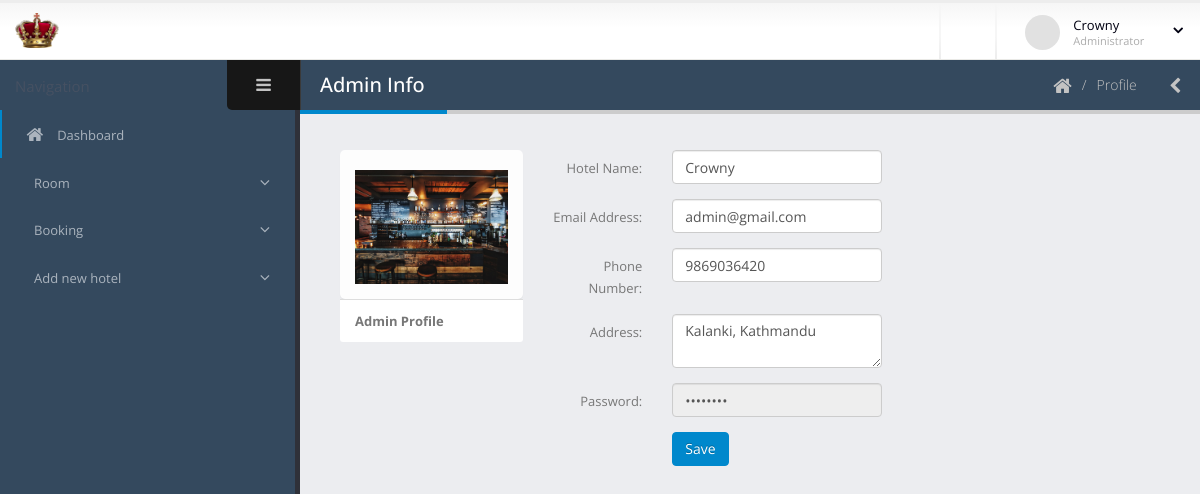
/dashboard/profile.php (signed in), run on the app's committed database.
### tables this page shows
CREATE TABLE `hotel_info` (
  `id` int NOT NULL,
  `hotel_name` varchar(255) DEFAULT NULL,
  `email` varchar(255) DEFAULT NULL,
  `phone` varchar(20) DEFAULT NULL,
  `address` varchar(200) DEFAULT NULL,
  `location` int NOT NULL,
  `logo` varchar(500) DEFAULT NULL,
  `password` varchar(200) DEFAULT NULL,
  `approve_status` int NOT NULL DEFAULT '0' COMMENT '0-not approve,1-approve ',
  `role` int DEFAULT NULL COMMENT '1 = restaurant, 2 = customer '
);

### dashboard/profile.php (the view, shortened to what this page needs)
<?php include 'template/header.php';
?>
<body>
  <?php include 'template/top-bar.php'; ?>
  <div class="inner-wrapper">
    <?php include 'template/left-bar.php'; ?>
    <section role="main" class="content-body">
      <header class="page-header">
        <h2>Admin Info</h2>
        <div class="right-wrapper pull-right">
          <ol class="breadcrumbs">
            <li>
              <a href="index.php">
                <i class="fa fa-home"></i>
              </a>
            </li>
            <li><span>Profile</span></li>
          </ol>
          <a class="sidebar-right-toggle" data-open="sidebar-right"><i class="fa fa-chevron-left"></i></a>
        </div>
      </header>
      <section>
        <?php
        $con = connect();
        $res_id = $_SESSION['id'];
        $sql = "SELECT * FROM `hotel_info` where id = '$res_id';";
        $result = $con->query($sql);
        $row = mysqli_fetch_assoc($result);
        ?>
        <div class="contanier">
          <div class="row">
            <div class="col-lg-3">
              <div class="panel panel-default">
                <div class="panel-body">
                  <div id="image-container " class="stretch">
                    <img title="profile image" data-target="#logomodal" data-toggle="modal"
                      src="assets\images\cover.jpg">
                  </div>
                </div>
                <ul class="list-group">
                  <li class="list-group-item text-centre"><span><strong>Admin Profile</strong></span>
                  </li>
                </ul>
              </div>
            </div>
            <div class="col-lg-9">
              <form class="form-horizontal" method="POST" action="profile.php">
                <div class="row">
                  <div class="form-group">
                    <div class="col-md-7">
                      <label class="col-md-4 control-label" for="Fname">Hotel Name:</label>
                      <div class="col-md-8">
                        <input type="text" name="fullname" class="form-control" required=""
                          placeholder="Restaurant Name" value="<?php echo $row['hotel_name']; ?>">
                      </div>
                    </div>
                  </div>
                  <div class="form-group">
                    <div class="col-md-7">
                      <label class="col-md-4 control-label" for="Lname">Email Address:</label>
                      <div class="col-md-8">
                        <input type="email" name="email" class="form-control" required="" placeholder="Restaurant Email"
                          value="<?php echo $row['email']; ?>">
                      </div>
                    </div>
                  </div>
                  <div class="form-group">
                    <div class="col-md-7">
                      <label class="col-md-4 control-label" for="Mname">Phone Number:</label>
                      <div class="col-md-8">
                        <input type="text" name="phone" class="form-control" required="" placeholder="Restaurant Phone"
                          value="<?php echo $row['phone']; ?>">
                      </div>
                    </div>
                  </div>
                  <div class="form-group">
                    <div class="col-md-7">
                      <label class="col-md-4 control-label" for="Gender">Address:</label>
                      <div class="col-md-8">
                        <textarea name="address" id="" cols="30" rows="2" class="form-control"
                          placeholder="Restaurant Address"><?php echo $row['address']; ?></textarea>
                      </div>
                    </div>
                  </div>
                  <div class="form-group">
                    <div class="col-md-7">
                      <label class="col-md-4 control-label" for="CustomerContact">Password:</label>
                      <div class="col-md-8">
                        <input type="password" name="password" class="form-control" required="" placeholder="Password"
                          value="<?php echo $row['password']; ?>"readonly>
                      </div>
                    </div>
                  </div>
                  <div class="form-group">
                    <div class="col-md-7">
                      <label class="col-md-4 control-label" for="CustomerContact"></label>
                      <div class="col-md-8">
                        <input type="submit" value="Save" name="save" class="btn btn-primary py-3 px-5">
                      </div>
                    </div>
                  </div>
                </div>
              </form>
            </div>
          </div>
        </div>
      </section>
    </section>
  </div>
</body>
</html>

### dashboard/assets/stylesheets/skins/default.css (style rules this page uses)
a, .btn-link { color: #0088cc; }
body .btn-primary { color: #ffffff; text-shadow: 0 -1px 0 rgba(0, 0, 0, 0.25); background-color: #0088cc; border-color: #0088cc; }
.page-header h2 { border-bottom-color: #0088cc; }

### dashboard/profile.php (style rules this page uses)
.stretch { margin-top: 5px; }
.stretch img { width: 100%; cursor: pointer; }

### data on the page
hotel_info: fullname "Crowny", email "admin@gmail.com", phone "9869036420", address "Kalanki, Kathmandu"

### other printed values
$_SESSION['name'] "Crowny"
